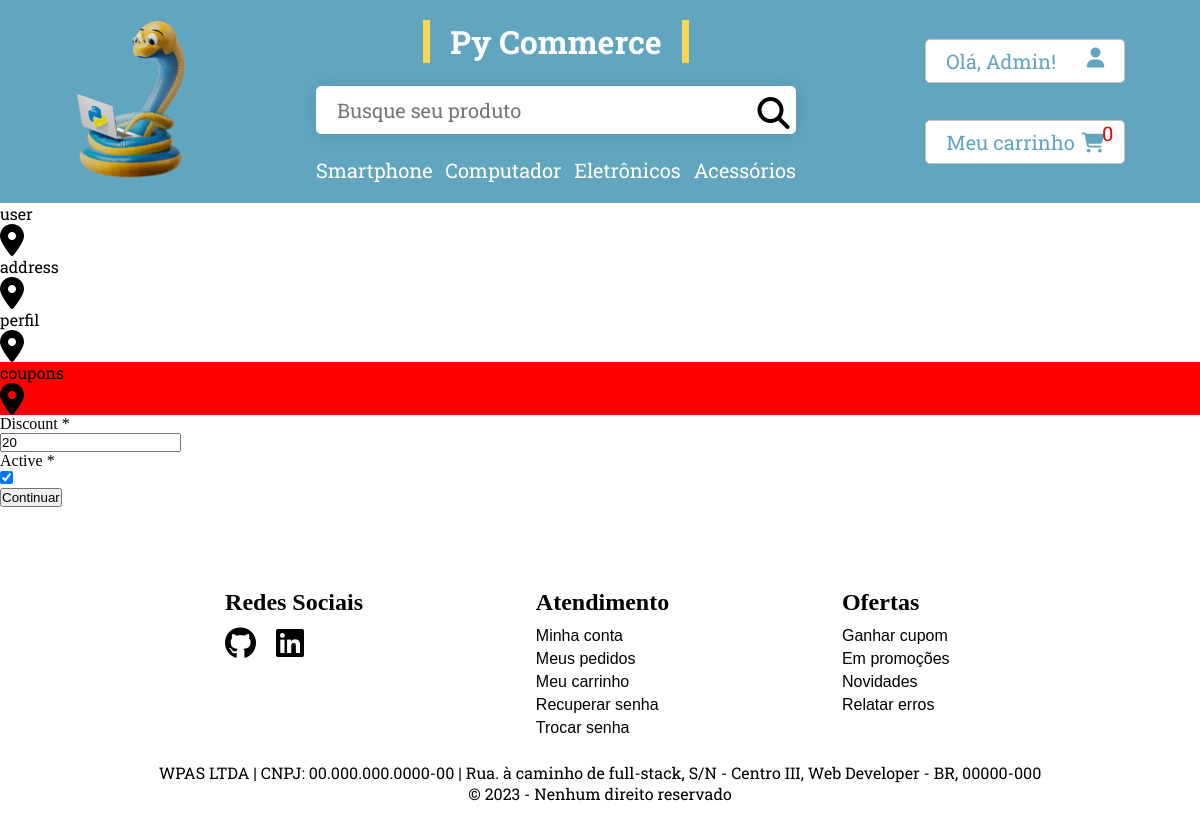
The page /my-perfil/coupons (signed in) on the database its author committed.
### accounts/models.py (models this page shows, shortened)
class User(AbstractBaseUser, PermissionsMixin):
    username_validator = UnicodeUsernameValidator()
    username = models.CharField(
        'Usuário',
        max_length=150,
        unique=True,
        validators=[username_validator],
        error_messages={
            'unique': ("Esse usuário já existe, favor selecionar outro."),
        },
    )
    first_name = models.CharField('Nome', max_length=254)
    last_name = models.CharField('Sobrenome', max_length=254)
    email = models.EmailField(
        'E-mail',
        unique=True,
        error_messages={
            'unique': ("Esse e-mail já existe, favor selecionar outro."),
        }
    )
    is_staff = models.BooleanField('É membro', default=False)
    is_active = models.BooleanField('É ativo', default=True)
    password_change = models.BooleanField(default=False)
    verification_email = models.BooleanField('E-mail verificado', default=False)
    created_at = models.DateTimeField('Criado em', auto_now_add=True)
    modified_at = models.DateTimeField('Modificado em', auto_now=True)
    deleted = models.BooleanField('Deletado', default=False)
    twofa = models.BooleanField('Autenticação em duas etapas', default=False)
    EMAIL_FIELD = 'email'
    USERNAME_FIELD = 'username'
    REQUIRED_FIELDS = ['first_name', 'last_name', 'email',]
    objects = UserManager()
    class Meta:
        verbose_name = ('Usuário')
        verbose_name_plural = ('Usuários')
        ordering = ['first_name', 'last_name', ]

### coupon/models.py (models this page shows, shortened)
class Coupon(models.Model):
    perfil = models.ForeignKey(Perfil, on_delete=models.CASCADE, null=True, blank=True, related_name='coupons')
    code = models.CharField(max_length=50, unique=True, editable=False)
    valid_from = models.DateTimeField(auto_now_add=True, editable=False)
    valid_to = models.DateTimeField(editable=False)
    used_at = models.DateTimeField(null=True, blank=True, editable=False)
    discount = models.IntegerField(validators=[MinValueValidator(0), MaxValueValidator(20)])
    active = models.BooleanField(default=True)
    def __str__(self):
        return self.code

### perfil/views.py (the view, shortened to what this page needs)
# urls.py: path('', views.my_perfil, name='my_perfil'),
@login_required()
def my_perfil(request, fk=None):
    form = None
    if fk == 'user':
        form = UserCreateForm(instance=request.user)
    if fk == 'address':
        form = AddressForm(instance=request.user.perfil.address.get(selected=True))
    if fk == 'perfil':
        form = PerfilForm(instance=request.user.perfil)
    if fk == 'coupons':
        ok = request.user.perfil.coupons.all()[0]
        print (ok)
        form = CouponForm(instance=ok)
    return render(request, 'perfil/my_perfil.html', {'form':form, 'relation':fk})

### coupon/forms.py
class CouponForm(forms.ModelForm):
    class Meta:
        model = Coupon
        exclude = ['perfil']

### cart/cart.py (called while the page is built)
    def get_quantity_products(self):
        return len(self.cart)

### cart/context_processors.py (called while the page is built)
def cart(request):
    cart = Cart(request)
    return {'cart': cart}

### core/context_processors.py (called while the page is built)
def user_authenticated(request):
    if request.user.is_authenticated:
        context = {'user_authenticated': request.user.first_name}
    else:
        context = {'user_authenticated': 'bem-vindo(a)'}
    return context

### perfil/models.py (called while the page is built)
    def get_all_relations(self):
        return ['user', 'address', 'perfil', 'coupons']

### templates/perfil/my_perfil.html (shortened to what this page needs)
{% extends 'base.html' %}
{% load static %}
{% block content %}
<div class="perfil-container">
    <div class="perfil-content">
    <div class="perfil-item-nav">
        {% for fk in request.user.perfil.get_all_relations %}
        <a href="{% url 'perfil:my_perfil_foreignkey' fk %}">
            <div {% if fk == relation %} style="background-color: red;" {% endif %} class="perfil-item-fk">
                <div>
                    {{fk}}
                </div>
                <i class="fa-sharp fa-solid fa-location-dot fa-2x"></i>
            </div>
        </a>
        {% endfor %}
    </div>
    <div class="form-register-items-formregister">
        <form method="post" action="{% url 'perfil:my_perfil_foreignkey' relation %}">
            {% for field in form %}
            <div class="form-login-items-labelinput">
                <div class="form-login-items-labelinput-label">
                    {{field.label}} {% if field.label != '' %} <span>*</span> {% endif %}
                </div>
                <div>
                    {{field}}
                </div>
            </div>
            {% endfor %}
            {% if form %}<button type="submit" value="Submit"> Continuar </button> {% endif %}
        </form>
    </div>
</div>
</div>
{% endblock %}

### templates/base.html (shortened to what this page needs)
{% load static %}
<!DOCTYPE html>
<html lang="pt-br">
<head>
    <link rel="stylesheet" href="{% static 'css/mobile.css' %}">
    <link rel="stylesheet" href="{% static 'css/style.css' %}">
</head>
<body>
    <header>
        <div class="header-container">
            <div class="header-content">
                <div class="logo">
                    <a href="{% url 'core:index' %}"><img id="logo" src="{% static 'img/python.png' %}" alt="Logo"></a>
                </div>
                <div class="header-block-search">
                    <a href="{% url 'core:index' %}"><h1 id="name"><span class="underline-left-to-right">Py Commerce</span></h1></a>
                    <form action="">
                        <div class="search-form">
                            <input type="text" id="search" name="search" placeholder="Busque seu produto" >
                            <i class="fa-2x fa-solid fa-magnifying-glass"></i>
                        </div>
                    </form>
                    <ul class="navbar">
                       <li><a href="{% url 'products:product_list_by_category' 'smartphone' %}">Smartphone</a>
                        </li>
                       <li><a href="{% url 'products:product_list_by_category' 'computador' %}">Computador</a>
                        </li>
                       <li><a href="{% url 'products:product_list_by_category' 'eletronicos' %}">Eletrônicos</a>
                        </li>
                       <li><a href="{% url 'products:product_list_by_category' 'acessorios' %}">Acessórios</a>
                        </li>
                    </ul>
                </div>
                <div class="header-block-options">
                    {% if request.user.is_authenticated %}
                        <a href="{% url 'perfil:my_perfil' %}" class="header-item-orders">
                           <span>Olá, {{user_authenticated|capfirst}}!</span>
                           <i class="fa-solid fa-user"></i>
                        </a>
                    {% else %}
                        <a href="{% url 'accounts:login_user' %}" class="header-item-orders">
                            <span>{{user_authenticated|capfirst}}</span>
                            <i class="fa-solid fa-user"></i>
                        </a>
                    {% endif %}
                    <a href="{% url 'cart:cart_detail' %}" class="header-item-profile">
                       <span>Meu carrinho</span>
                        <div id="cart">
                            <i class="fa-sharp fa-solid fa-cart-shopping"></i>
                            <span class="fa-layers-counter">{{cart.get_quantity_products}}</span>
                        </div>
                    </a>
                </div>
            </div>
        </div>
        <section class="all-sections">
            {% block content %}{% endblock %}
        </section>
    </header>
    <footer class="footer-container">
        <div class="footer-content">
            <div class="social-medias">
                <h3>Redes Sociais</h3>
                <div>
                    <a href="https://www.linkedin.com/in/weslley-pablo-7b0734222/" target="_blank"><i class="fa-2x fa-brands fa-github"></i></a>
                    <a href="https://github.com/WeslleyxD" target="_blank"><i class="fa-2x fa-brands fa-linkedin"></i></a>
                </div>
            </div>
            <div class="atendimentos">
                <h3>Atendimento</h3>
                <ul>
                    <a href="{% url 'perfil:my_perfil' %}"><li>Minha conta</li></a>
                    <a href=""><li>Meus pedidos</li></a>
                    <a href="{% url 'cart:cart_detail' %}"><li>Meu carrinho</li></a>
                    <a href="{% url 'accounts:login_user' %}"><li>Recuperar senha</li></a>
                    <a href=""><li>Trocar senha</li></a>
                </ul>
            </div>
            <div class="ofertas">
                <h3>Ofertas</h3>
                <ul>
                    <a href=""><li>Ganhar cupom</li></a>
                    <a href=""><li>Em promoções</li></a>
                    <a href=""><li>Novidades</li></a>
                    <a href=""><li>Relatar erros</li></a>
                </ul>
            </div>
        </div>
        <div class="copyright">
            <p>WPAS LTDA | CNPJ: 00.000.000.0000-00 | Rua. à caminho de full-stack, S/N - Centro III, Web Developer - BR, 00000-000</p>
            <p>© 2023 - Nenhum direito reservado</p>
        </div>
    </footer>
</body>
</html>

### static/css/mobile.css (style rules this page uses)
* { margin: 0px; padding: 0px; box-sizing: border-box; }
:root { --main-color: #61a5bf; --second-color: #fdd550; --third-color: #ffffff; --background-color: rgb(255, 245, 233); --green-color: #00ff2a; --gray-color: #a5a3a3cc; --black-color: rgb(32, 31, 31); }
body, html { display: flex; flex-direction: column; justify-content: space-between; position: relative; }
header { display: flex; flex-direction: column; }
a { text-decoration: None; color: var(--third-color); font-family: 'Roboto Slab', serif; }
li { list-style-type: none; }
p { color: var(--third-color); font-family: 'Roboto Slab', serif; }
.mobile-footer-container i, a { color: var(--black-color); }

### rows shown on the page
User: first_name "Admin"
Coupon: form "20" "☑"

### other values the page prints
{{ cart.get_quantity_products }} "0"
{{ fk }} "user" "address" "perfil" "coupons"
{{ field.label }} "Discount" "Active"
